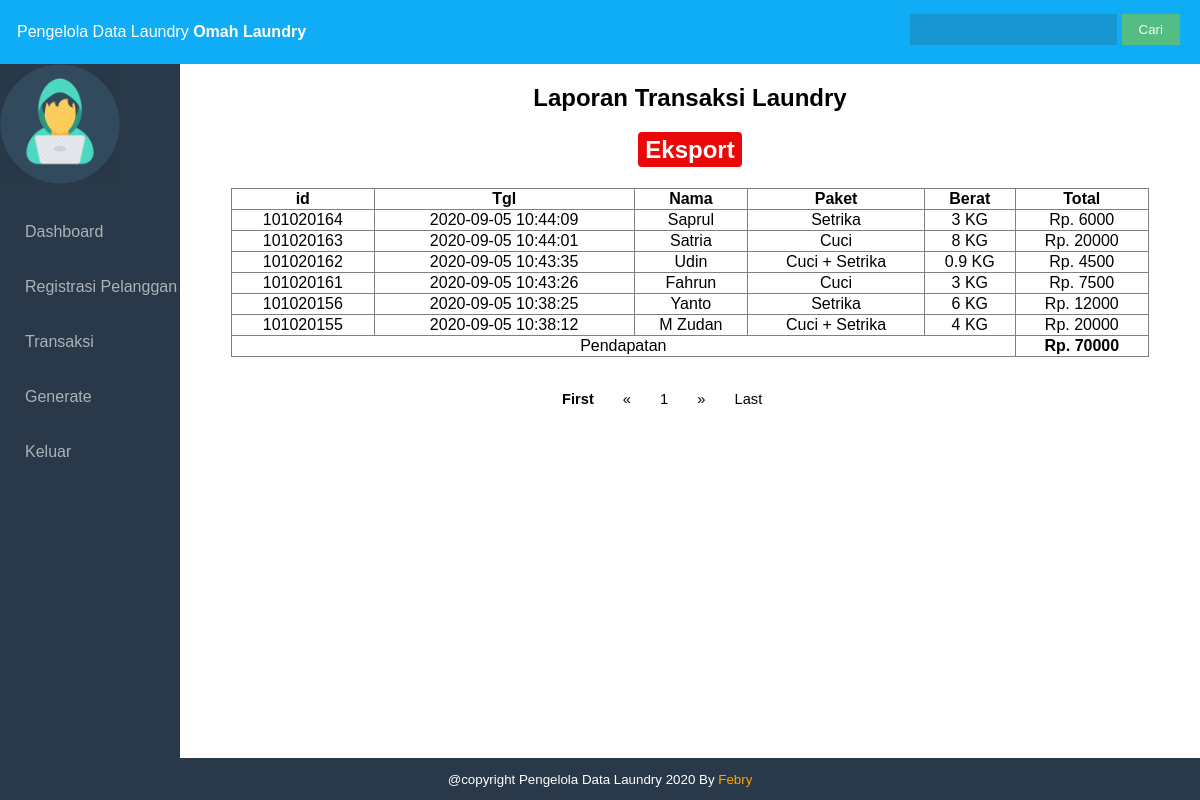
/laundry/kasir/generate.php (signed in), run on the app's committed database.
### tables this page shows
CREATE TABLE `kasir` (
  `id` int(100) NOT NULL,
  `nama_kasir` varchar(100) NOT NULL,
  `tlpn` varchar(100) NOT NULL,
  `username` varchar(100) NOT NULL,
  `password` varchar(100) NOT NULL,
  `id_owner` int(11) NOT NULL,
  `level` varchar(100) NOT NULL
);

CREATE TABLE `owner` (
  `id` int(11) NOT NULL,
  `nama_own` varchar(100) NOT NULL,
  `nama_laundry` varchar(100) NOT NULL,
  `alamat` varchar(100) NOT NULL,
  `tlpn` varchar(100) NOT NULL,
  `username` varchar(100) NOT NULL,
  `password` varchar(100) NOT NULL,
  `level` varchar(100) NOT NULL
);

CREATE TABLE `transaksi` (
  `id` int(11) NOT NULL,
  `id_pelanggan` int(11) NOT NULL,
  `id_input` int(11) NOT NULL,
  `id_paket` int(11) NOT NULL,
  `id_owner` int(100) DEFAULT NULL,
  `berat` float NOT NULL,
  `total` float NOT NULL,
  `tanggal` timestamp NOT NULL DEFAULT current_timestamp() ON UPDATE current_timestamp()
);

CREATE TABLE `pelanggan` (
  `id_pelanggan` int(11) NOT NULL,
  `nama` varchar(30) NOT NULL,
  `alamat` varchar(60) NOT NULL,
  `tlpn` varchar(15) NOT NULL
);

CREATE TABLE `paket` (
  `id` int(100) NOT NULL,
  `paket` varchar(100) NOT NULL,
  `harga` float NOT NULL
);

### laundry/kasir/security.php (called while the page is built, shortened)
<?php
$id = $_SESSION['id'];
$id_owner = $_SESSION['id_owner'];
?>

### laundry/kasir/generate.php (the view, shortened to what this page needs)
<?php
include 'security.php';?>
<!DOCTYPE html>
<html>
<head>
	<link rel="stylesheet" type="text/css" href="style.css">
</head>
<body>
	<div class="wrapper">
		<div class="header">
            <?php include 'header.php'; ?>
		</div>
        <div class="badan">
			<div class="sidebar">
				<?php include 'sidebar.php'; ?>
			</div>
		<div class="content">
        <h2 style="text-align: center">Laporan Transaksi Laundry <p><a href="eksport.php" class="btn-hapus">Eksport</a></p></h2>
        <table border style="border-collapse: collapse; width:90%; text-align:center; margin-left: 5%">
                <thead>
                    <tr>
                        <th>id</th>
                        <th>Tgl</th>
                        <th>Nama</th>
                        <th>Paket</th>
                        <th>Berat</th>
                        <th>Total</th>
                    </tr>
                </thead>
                <tbody>
                <?php
                    $page = (isset($_GET['page']))? $_GET['page'] : 1;
                    $limit = 10;
                  $limit_start = ($page - 1) * $limit;
                    $cari = $_POST['cari'];
                    if($cari != ''){
                        $result  = mysqli_query($koneksi,"SELECT transaksi.tanggal, transaksi.id, pelanggan.nama, paket.paket, transaksi.total ,transaksi.berat FROM transaksi
                        INNER JOIN pelanggan ON pelanggan.id_pelanggan = transaksi.id_pelanggan
                        INNER JOIN paket ON paket.id=transaksi.id_paket
                        INNER JOIN owner ON owner.id=transaksi.id_owner
                        WHERE Id_owner=$id_owner AND transaksi.id LIKE '%$cari%'
                        OR transaksi.tanggal LIKE '%$cari%'
                        OR pelanggan.nama LIKE '%$cari%'
                        OR paket.paket LIKE '%$cari%'
                        OR transaksi.berat LIKE '%$cari%'
                        OR transaksi.total LIKE '%$cari%' order by tanggal DESC LIMIT ".$limit_start.",".$limit." ");
                        }
                    else{
                        $result = mysqli_query($koneksi,"SELECT transaksi.tanggal, transaksi.id, pelanggan.nama, paket.paket, transaksi.total ,transaksi.berat FROM transaksi
                        INNER JOIN pelanggan ON pelanggan.id_pelanggan = transaksi.id_pelanggan
                        INNER JOIN paket ON paket.id=transaksi.id_paket
                        WHERE id_owner=$id_owner order by tanggal DESC LIMIT ".$limit_start.",".$limit." ");
                        }
                    if(mysqli_num_rows($result)){
                    while($isi = mysqli_fetch_array($result) ){
                        ?>
                        <tr>
                            <td><?= $isi['id']; ?></td>
                            <td><?= $isi['tanggal'];?></td>
                            <td><?= $isi['nama']; ?></td>
                            <td><?= $isi['paket']; ?></td>
                            <td><?= $isi['berat'];?> KG</td>
                            <td>Rp. <?= $isi['total']; ?></td>
                        </tr>
                    <?php }}
                    else{
                        echo "<tr><td colspan='6'><p style='text-align: center'>Data Tidak Ditemukan</p></td></tr>";
                        }?>
                        <tr>
                            <td colspan="5">Pendapatan</td>
                            <td><b>Rp. <?php
                            $tot  = mysqli_query($koneksi, "SELECT SUM(total) FROM transaksi WHERE id_owner=$id_owner");
                            $SUM = mysqli_fetch_assoc($tot);
                            echo $SUM['SUM(total)'];
                        ?></b></td>
                        </tr>
                    </tbody>
                </table>
        <nav class="nav-button">
        <ul>
            <?php
                if($page == 1){
                ?>
                <li><a style="font-weight: bold;">First</a></li>
                <li><a href="#">&laquo;</a></li>
                <?php
                }else{
                $link_prev = ($page > 1)? $page - 1 : 1;
                ?>
                <li><a href="generate.php?page=1">First</a></li>
                <li><a href="generate.php?page=<?php echo $link_prev; ?>">&laquo;</a></li>
                <?php
                }
                ?>
                <?php
                $sql_jml = mysqli_query($koneksi, "SELECT COUNT(*) AS jumlah FROM transaksi");
                $get_jumlah = mysqli_fetch_array($sql_jml);
                $jumlah_page = ceil($get_jumlah['jumlah'] / $limit);
                $jumlah_number = 3;
                $start_number = ($page > $jumlah_number)? $page - $jumlah_number : 1;
                $end_number = ($page < ($jumlah_page - $jumlah_number))? $page + $jumlah_number : $jumlah_page;
                for($i = $start_number; $i <= $end_number; $i++){
                $link_active = ($page == $i)? ' class="active"' : '';
                ?>
                <li <?php echo $link_active; ?>><a href="generate.php?page=<?php echo $i; ?>"><?php echo $i; ?></a></li>
                <?php
                }
                ?>
                <?php
                if($page == $jumlah_page){
                ?>
                <li><a href="#">&raquo;</a></li>
                <li><a href="#">Last</a></li>
                <?php
                }else{
                $link_next = ($page < $jumlah_page)? $page + 1 : $jumlah_page;
                ?>
                <li><a href="generate.php?page=<?php echo $link_next; ?>">&raquo;</a></li>
                <li><a href="generate.php?page=<?php echo $jumlah_page; ?>">Last</a></li>
                <?php
                }
                ?>
            </ul>
            </nav>
        </div>
        <div class="footer">
            <p> @copyright Pengelola Data Laundry 2020 By<a target="_blank" href="https://www.instagram.com/official_febryardyansyah/" style="text-decoration:none; color:orange"> Febry</a></p>
        </div>
	</div>
</body>
</html>

### laundry/kasir/header.php
<?php
    $laundry = mysqli_query($koneksi, "SELECT owner.nama_laundry, kasir.id FROM kasir INNER JOIN owner ON kasir.id_owner=owner.id WHERE kasir.id=$id
    ");
    $p = mysqli_fetch_array($laundry)
    ?>
<div class=" fixed-top">
    <p>Pengelola Data Laundry <b style="text-align :center;"><?php echo $p['nama_laundry']; ?></b></p>
        <form action="" method="POST">
            <input class="search" type="search" name="cari">
            <input class="button" type="submit" value="Cari">
    </form>
</div>

### laundry/kasir/style.css (style rules this page uses)
body { margin: 0; padding: 0; font-family: Arial, Helvetica, sans-serif; }
.header { background-color: #10adf7; position: fixed; top: 0; right: 0; left: 0; z-index: 1030; color: #ffffff; }
.header p { margin-left: 10px; padding: 7px; }
.header form { float: right; margin-top: -50px; margin-right: 20px; }
.header form .search { padding:8px 15px; background:rgba(50, 50, 50, 0.2); color: #ffffff; border:0px solid #ffffffec; }
.header form .button { position:relative; padding:6px 15px; border:2px solid #53bd84; background-color:#53bd84; color:#fafafa; }
.wrapper { width: 100%; height: 100%; }
.badan { margin-top: 64px; width: 100%; height: 80%; }
.badan .sidebar { float: left; width: 15%; height: 900px; background:#293949; position: fixed; z-index: 1; left: 0; }
ul { padding: 0; margin-left: -1 0px; }
ul li { list-style: none; }
ul li a { text-decoration: none; color: #aeb2b7; display: block; padding: 19px 0px 18px 25px; transition: all 200ms ease-in; }
.badan .content { float: right; width: 85%; }
.footer { width: 100%; background: #293949; color: #fff; position: absolute; bottom: 0px; }
.footer p { text-align: center; font-size: 10pt; }
.nav-button { margin-left: 35%; font-size: 11pt; margin-top: 10px; }
.nav-button ul li { display: inline-block; }
.nav-button ul li a { color: #000000; text-decoration: none; }
.btn-hapus { background-color: #eb0808; color: white; padding: 4px 7px; margin: 8px 0; border: none; border-radius: 4px; text-decoration: none; }

### data on the page
kasir: id_owner.nama_laundry "Omah Laundry"
transaksi: id "101020164", tanggal "2020-09-05 10:44:09", id_pelanggan.nama "Saprul", id_paket.paket "Setrika", berat "3", total "6000"
transaksi: id "101020163", tanggal "2020-09-05 10:44:01", id_pelanggan.nama "Satria", id_paket.paket "Cuci", berat "8", total "20000"
transaksi: id "101020162", tanggal "2020-09-05 10:43:35", id_pelanggan.nama "Udin", id_paket.paket "Cuci + Setrika", berat "0.9", total "4500"
transaksi: id "101020161", tanggal "2020-09-05 10:43:26", id_pelanggan.nama "Fahrun", id_paket.paket "Cuci", berat "3", total "7500"
transaksi: id "101020156", tanggal "2020-09-05 10:38:25", id_pelanggan.nama "Yanto", id_paket.paket "Setrika", berat "6", total "12000"
transaksi: id "101020155", tanggal "2020-09-05 10:38:12", id_pelanggan.nama "M Zudan", id_paket.paket "Cuci + Setrika", berat "4", total "20000"

### other printed values
$SUM['SUM(total)'] "70000"
